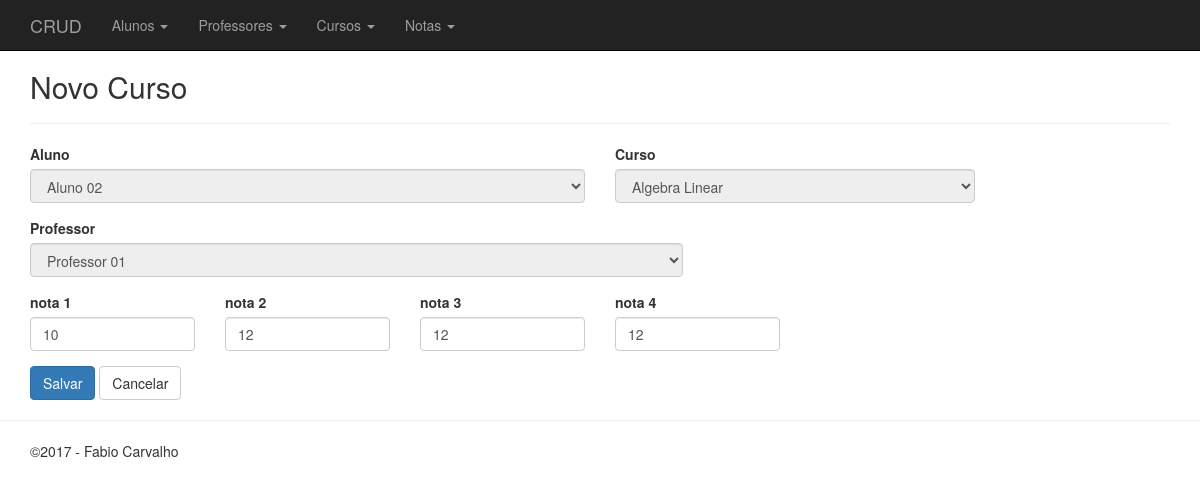
/view/edit-nota.php?id=14, run on the app's committed database.
### tables this page shows
CREATE TABLE `notas` (
  `id_notas` int(11) NOT NULL,
  `id_professor` int(11) NOT NULL,
  `id_curso` int(11) NOT NULL,
  `id_aluno` int(11) NOT NULL,
  `nota2` double DEFAULT NULL,
  `nota1` double DEFAULT NULL,
  `nota3` double DEFAULT NULL,
  `nota4` double DEFAULT NULL,
  `data_criacao` datetime DEFAULT NULL
);

### model/ConnectionFactory.php (called while the page is built, shortened)
<?php
	Class ConnectionFactory{
		public function getConnection(){
			$dbHost = "localhost";
			$dbUser = "root";
			$dbName = "bd_02";
			$dbPass = "";
			$connection = mysqli_connect($dbHost,$dbUser,$dbPass,$dbName);
			return $connection;
		}
	}
?>

### controller/NotasController.php (called while the page is built, shortened)
<?php
require_once("../model/ProfessorDao.php");
require_once("../model/AlunoDao.php");
require_once("../model/ConnectionFactory.php");
require_once("../model/CursoDao.php");
require_once("../model/NotaDao.php");
$connection = new ConnectionFactory();
$ProfessorDao = new ProfessorDao($connection->getConnection());
$professores = $ProfessorDao->listar();
$CursoDao = new CursoDao($connection->getConnection());
$cursos = $CursoDao->listar();
$AlunoDao = new AlunoDao($connection->getConnection());
$alunos = $AlunoDao->listar();
function edit(){
  $factory = new ConnectionFactory();
  $NotaDao = new NotaDao($factory->getConnection());
  if (isset($_GET['id'])) {
    $id = $_GET['id'];
    if (isset($_POST['nota1'])) {
      $nota = new Nota();
      $nota->setId($id);
      $nota->setNota1($_POST['nota1']);
      $nota->setNota2($_POST['nota2']);
      $nota->setNota3($_POST['nota3']);
      $nota->setNota4($_POST['nota4']);
      if($NotaDao->editar($nota)){
          header('location: notas.php');
      }else{
          echo "error de atualizacao";
      }
    } else {
      $nota = $NotaDao->selecionar($id);
    }
  } else {
    header('location: index.php');
  }
}
?>

### model/NotaDao.php (called while the page is built, shortened)
<?php
	class NotaDao{
		private $connection;
		function __construct($connection){
			$this->connection = $connection;
		}
		public function selecionar($id){
			$query = "SELECT * FROM notas WHERE id_notas = '{$id}' ";
			$result = mysqli_query($this->connection,$query);
			return mysqli_fetch_assoc($result);
		}
	}
?>

### model/AlunoDao.php (called while the page is built, shortened)
<?php
	class AlunoDao{
		private $connection;
		function __construct($connection){
			$this->connection = $connection;
		}
		public function listar(){
			$alunos = array();
			$query = "SELECT * FROM aluno";
			$result = mysqli_query($this->connection,$query);
			while($aluno_array = mysqli_fetch_array($result)){
				array_push($alunos, $aluno_array);
			}
			return $alunos;
		}
	}
?>

### model/CursoDao.php (called while the page is built, shortened)
<?php
	class CursoDao{
		private $connection;
		function __construct($connection){
			$this->connection = $connection;
		}
		public function listar(){
			$cursos = array();
			$query = "SELECT * FROM curso";
			$result = mysqli_query($this->connection,$query);
			while($curso_array = mysqli_fetch_assoc($result)){
				array_push($cursos, $curso_array);
			}
			return $cursos;
		}
	}
?>

### model/ProfessorDao.php (called while the page is built, shortened)
<?php
	class ProfessorDao{
		private $connection;
		function __construct($connection){
			$this->connection = $connection;
		}
		public function listar(){
			$professores = array();
			$query = "SELECT * FROM professor";
			$result = mysqli_query($this->connection,$query);
			while($professor_array = mysqli_fetch_assoc($result)){
				array_push($professores, $professor_array);
			}
			return $professores;
		}
	}
?>

### view/edit-nota.php (the view, shortened to what this page needs)
<?php require_once '../controller/NotasController.php';
      edit();
?>
<h2>Novo Curso</h2>
<form action="edit-nota.php?id=<?php echo $nota['id_notas']; ?>" method="post">
  <hr />
  <div class="row">
    <div class="form-group col-md-6 ">
    <label for="campo3">Aluno</label>
    <select class="form-control" name="nota['id_aluno']" disabled >
    <?php if ($alunos) : ?>
    <?php foreach ($alunos as $aluno) : ?>
      <option value=<?php echo $aluno['id_aluno'] ?>>
            <?php echo $aluno['nome'] ?>
      </option>
    <?php endforeach; ?>
    <?php else : ?>
      <option value="0">Sem cursos</option>
    <?php endif; ?>
    </div>
    <div class="form-group col-md-4 ">
    <label for="campo3">Curso</label>
    <select class="form-control" name="nota['id_curso']" disabled>
    <?php if ($cursos) : ?>
    <?php foreach ($cursos as $curso) : ?>
      <option value=<?php echo $curso['id_curso'] ?>>
            <?php echo $curso['nome'] ?>
      </option>
    <?php endforeach; ?>
    <?php else : ?>
      <option value="0">Sem cursos</option>
    <?php endif; ?>
    </div>
    <div class="form-group col-md-7 ">
    <label for="campo3">Professor</label>
    <select class="form-control" name="nota['id_professor']" disabled>
    <?php if ($professores) : ?>
    <?php foreach ($professores as $professor) : ?>
      <option value=<?php echo $professor['id_professor'] ?>>
            <?php echo $professor['nome'] ?>
      </option>
    <?php endforeach; ?>
    <?php else : ?>
      <option value="0">Sem cursos</option>
    <?php endif; ?>
    </div>
  </div>
  <div class="row">
    <div class="form-group col-md-2">
      <label for="name">nota 1</label>
      <input type="text" id="nome" class="form-control" name="nota1" value="<?php echo $nota['nota1']; ?>">
    </div>
    <div class="form-group col-md-2">
      <label for="name">nota 2</label>
      <input type="text" id="notas" class="form-control" name="nota2" value="<?php echo $nota['nota2']; ?>">
    </div>
    <div class="form-group col-md-2">
      <label for="name">nota 3</label>
      <input type="text" id="curso" class="form-control" name="nota3" value="<?php echo $nota['nota3']; ?>">
    </div>
    <div class="form-group col-md-2">
      <label for="name">nota 4</label>
      <input type="text" id="curso" class="form-control" name="nota4" value="<?php echo $nota['nota4']; ?>">
    </div>
  </div>
  <div id="actions" class="row">
    <div class="col-md-12">
      <button type="submit" class="btn btn-primary">Salvar</button>
      <a href="notas.php" class="btn btn-default">Cancelar</a>
    </div>
  </div>
</form>

### view/header.php (style rules this page uses)
body { padding-top: 50px; padding-bottom: 20px; }

### data on the page
notas: nota1 "10", nota2 "12", nota3 "12", nota4 "12"

### other printed values
form field value "Aluno 02"
form field value "Algebra Linear"
form field value "Professor 01"
